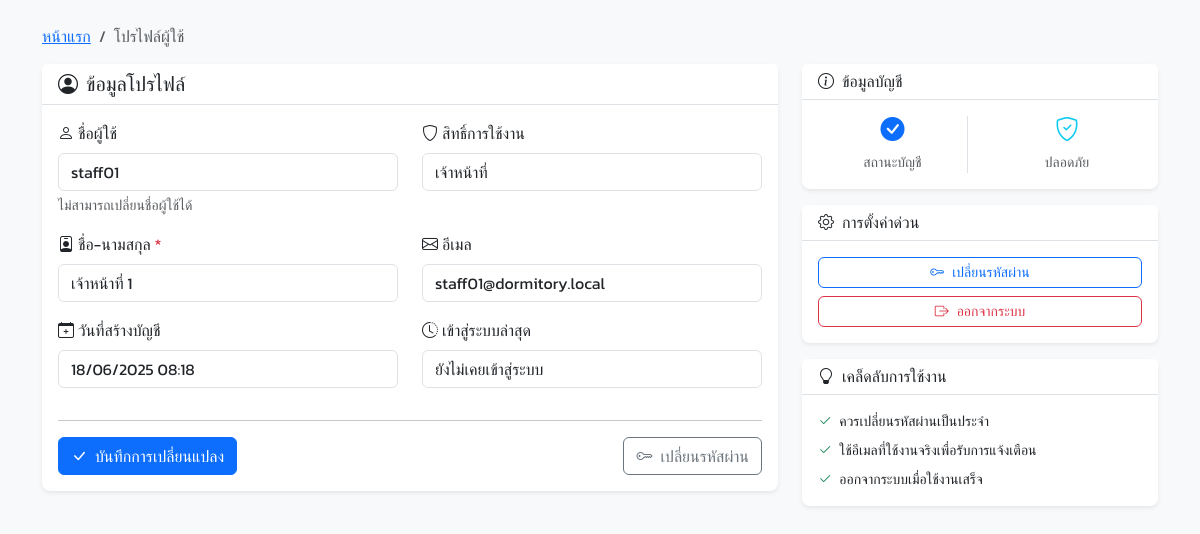
The app's page /profile.php (signed in) with its own data.
### tables this page shows
CREATE TABLE `users` (
  `user_id` int(11) NOT NULL,
  `username` varchar(50) NOT NULL,
  `password_hash` varchar(255) NOT NULL,
  `full_name` varchar(100) NOT NULL,
  `email` varchar(100) DEFAULT NULL,
  `user_role` enum('admin','staff') DEFAULT 'staff',
  `is_active` tinyint(1) DEFAULT 1,
  `last_login` timestamp NULL DEFAULT NULL,
  `created_at` timestamp NOT NULL DEFAULT current_timestamp()
);

### profile.php (the view, shortened to what this page needs)
<?php
require_once 'auth_check.php';
require_once 'config.php';
try {
    $stmt = $pdo->prepare("SELECT * FROM users WHERE user_id = ?");
    $stmt->execute([$_SESSION['user_id']]);
    $user = $stmt->fetch();
} catch(PDOException $e) {
    $error_message = 'เกิดข้อผิดพลาดในการโหลดข้อมูล';
}
include 'includes/header.php';
?>
<div class="container mt-4">
    <nav aria-label="breadcrumb">
        <ol class="breadcrumb">
            <li class="breadcrumb-item"><a href="index.php">หน้าแรก</a></li>
            <li class="breadcrumb-item active">โปรไฟล์ผู้ใช้</li>
        </ol>
    </nav>
    <div class="row">
        <div class="col-md-8">
            <div class="card">
                <div class="card-header">
                    <h5 class="card-title mb-0">
                        <i class="bi bi-person-circle me-2"></i>ข้อมูลโปรไฟล์
                    </h5>
                </div>
                <div class="card-body">
                    <form method="POST" action="">
                        <div class="row">
                            <div class="col-md-6">
                                <div class="mb-3">
                                    <label for="username" class="form-label">
                                        <i class="bi bi-person me-1"></i>ชื่อผู้ใช้
                                    </label>
                                    <input type="text" class="form-control" id="username"
                                           value="<?php echo htmlspecialchars($user['username']); ?>"
                                           readonly>
                                    <div class="form-text">ไม่สามารถเปลี่ยนชื่อผู้ใช้ได้</div>
                                </div>
                            </div>
                            <div class="col-md-6">
                                <div class="mb-3">
                                    <label for="user_role" class="form-label">
                                        <i class="bi bi-shield me-1"></i>สิทธิ์การใช้งาน
                                    </label>
                                    <input type="text" class="form-control" id="user_role"
                                           value="<?php echo $user['user_role'] === 'admin' ? 'ผู้ดูแลระบบ' : 'เจ้าหน้าที่'; ?>"
                                           readonly>
                                </div>
                            </div>
                        </div>
                        <div class="row">
                            <div class="col-md-6">
                                <div class="mb-3">
                                    <label for="full_name" class="form-label">
                                        <i class="bi bi-person-badge me-1"></i>ชื่อ-นามสกุล <span class="text-danger">*</span>
                                    </label>
                                    <input type="text" class="form-control" id="full_name" name="full_name"
                                           value="<?php echo htmlspecialchars($user['full_name'] ?? ''); ?>"
                                           required maxlength="100">
                                </div>
                            </div>
                            <div class="col-md-6">
                                <div class="mb-3">
                                    <label for="email" class="form-label">
                                        <i class="bi bi-envelope me-1"></i>อีเมล
                                    </label>
                                    <input type="email" class="form-control" id="email" name="email"
                                           value="<?php echo htmlspecialchars($user['email'] ?? ''); ?>"
                                           maxlength="100">
                                </div>
                            </div>
                        </div>
                        <div class="row">
                            <div class="col-md-6">
                                <div class="mb-3">
                                    <label class="form-label">
                                        <i class="bi bi-calendar-plus me-1"></i>วันที่สร้างบัญชี
                                    </label>
                                    <input type="text" class="form-control"
                                           value="<?php echo date('d/m/Y H:i', strtotime($user['created_at'])); ?>"
                                           readonly>
                                </div>
                            </div>
                            <div class="col-md-6">
                                <div class="mb-3">
                                    <label class="form-label">
                                        <i class="bi bi-clock-history me-1"></i>เข้าสู่ระบบล่าสุด
                                    </label>
                                    <input type="text" class="form-control"
                                           value="<?php echo $user['last_login'] ? date('d/m/Y H:i', strtotime($user['last_login'])) : 'ยังไม่เคยเข้าสู่ระบบ'; ?>"
                                           readonly>
                                </div>
                            </div>
                        </div>
                        <hr>
                        <div class="d-flex justify-content-between">
                            <button type="submit" name="update_profile" class="btn btn-primary">
                                <i class="bi bi-check-lg me-2"></i>บันทึกการเปลี่ยนแปลง
                            </button>
                            <a href="change_password.php" class="btn btn-outline-secondary">
                                <i class="bi bi-key me-2"></i>เปลี่ยนรหัสผ่าน
                            </a>
                        </div>
                    </form>
                </div>
            </div>
        </div>
        <div class="col-md-4">
            <div class="card mb-3">
                <div class="card-header">
                    <h6 class="card-title mb-0">
                        <i class="bi bi-info-circle me-2"></i>ข้อมูลบัญชี
                    </h6>
                </div>
                <div class="card-body">
                    <div class="row text-center">
                        <div class="col-6">
                            <div class="border-end">
                                <h4 class="text-primary mb-1">
                                    <?php echo $user['is_active'] ? '<i class="bi bi-check-circle-fill"></i>' : '<i class="bi bi-x-circle-fill text-danger"></i>'; ?>
                                </h4>
                                <small class="text-muted">สถานะบัญชี</small>
                            </div>
                        </div>
                        <div class="col-6">
                            <h4 class="text-info mb-1">
                                <i class="bi bi-shield-check"></i>
                            </h4>
                            <small class="text-muted">ปลอดภัย</small>
                        </div>
                    </div>
                </div>
            </div>
            <div class="card">
                <div class="card-header">
                    <h6 class="card-title mb-0">
                        <i class="bi bi-gear me-2"></i>การตั้งค่าด่วน
                    </h6>
                </div>
                <div class="card-body">
                    <div class="d-grid gap-2">
                        <a href="change_password.php" class="btn btn-outline-primary btn-sm">
                            <i class="bi bi-key me-2"></i>เปลี่ยนรหัสผ่าน
                        </a>
                        <a href="logout.php" class="btn btn-outline-danger btn-sm"
                           onclick="return confirm('ต้องการออกจากระบบหรือไม่?')">
                            <i class="bi bi-box-arrow-right me-2"></i>ออกจากระบบ
                        </a>
                    </div>
                </div>
            </div>
            <div class="card mt-3">
                <div class="card-header">
                    <h6 class="card-title mb-0">
                        <i class="bi bi-lightbulb me-2"></i>เคล็ดลับการใช้งาน
                    </h6>
                </div>
                <div class="card-body">
                    <div class="small">
                        <p class="mb-2">
                            <i class="bi bi-check2 text-success me-1"></i>
                            ควรเปลี่ยนรหัสผ่านเป็นประจำ
                        </p>
                        <p class="mb-2">
                            <i class="bi bi-check2 text-success me-1"></i>
                            ใช้อีเมลที่ใช้งานจริงเพื่อรับการแจ้งเตือน
                        </p>
                        <p class="mb-0">
                            <i class="bi bi-check2 text-success me-1"></i>
                            ออกจากระบบเมื่อใช้งานเสร็จ
                        </p>
                    </div>
                </div>
            </div>
        </div>
    </div>
</div>
<?php include 'includes/footer.php'; ?>

### includes/header.php (style rules this page uses)
body { font-family: 'Kanit', sans-serif; background-color: #f8f9fa; }
.card { border: none; box-shadow: 0 0.125rem 0.25rem rgba(0, 0, 0, 0.075); border-radius: 0.5rem; }
.card-header { background-color: #fff; border-bottom: 1px solid #dee2e6; font-weight: 500; }
.btn { border-radius: 0.375rem; font-weight: 500; }

### records on screen
users: username "staff01", user_role "เจ้าหน้าที่", full_name "เจ้าหน้าที่ 1", email "staff01@dormitory.local", created_at "18/06/2025 08:18", last_login "ยังไม่เคยเข้าสู่ระบบ"
